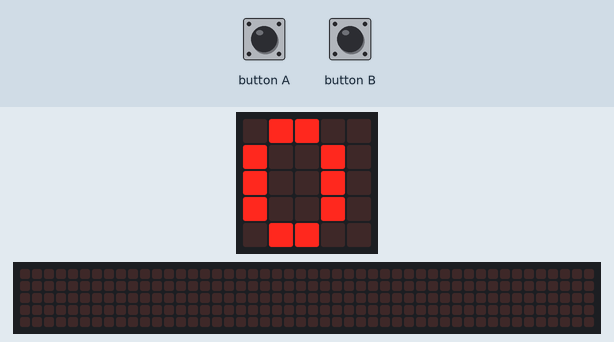
The program below on a simulated BBC micro:bit (MakeCode). Shown: the board's 5×5 LED display, a strip that is not on the board, showing the scrolling text unrolled. The test bench sets the inputs (shaded band). The 48×5 strip is a reading aid, not a part: it shows the text the display is scrolling, unrolled, one strip-width of it at a time.

Above: at 1.2 s.
1.3 s: button B pressed for 0.15 s
At 1.92 s:
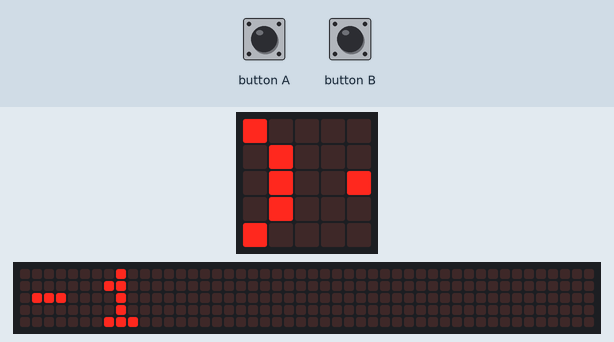
2.0 s: button A pressed for 0.15 s
2.7 s: button A pressed for 0.15 s
3.4 s: button B pressed for 0.15 s
At 5.2 s:
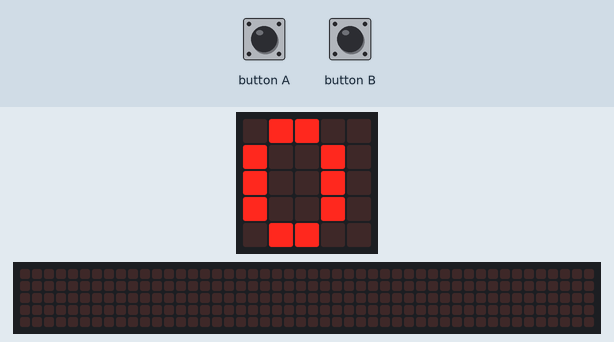
Timing chart, 0 to 6.7 s (numbered marks = the images above; inputs shaded):
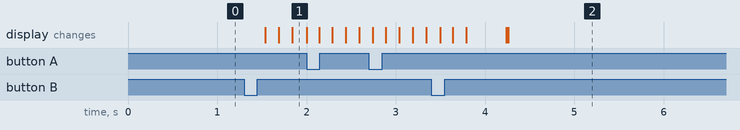

Measured:
- after the input at 1.3 s, the display: first changes after 0.24 s (image 1 shows a later state)

The program:

main.ts
```typescript
input.onButtonPressed(Button.A, function () {
    Personne += 1
})
input.onButtonPressed(Button.B, function () {
    Personne += -1
})
let Personne = 0
basic.forever(function () {
    basic.showNumber(Personne)
    if (Personne >= 20) {
        basic.showString("Warning! 20 PERSONNE")
    }
})
```

test.ts
```typescript
// les tests vont ici ; cela ne sera pas compilé si ce paquet est utilisé en tant qu'extension.
```
